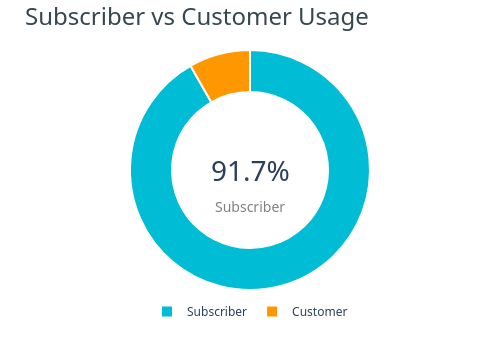

The code cell stored with this chart in its notebook:
### Code cell
user_counts = df['user_type'].value_counts()

fig3 = go.Figure(data=[go.Pie(
    labels=user_counts.index,
    values=user_counts.values,
    hole=0.65,
    marker=dict(
        colors=[COLORS['primary'], COLORS['secondary']],
        line=dict(width=2, color='white')
    ),
    textinfo='none',
    hoverinfo='label+percent'
)])

user_counts = df['user_type'].value_counts()
total = user_counts.sum()

max_label = user_counts.idxmax()
max_percent = (user_counts.max() / total) * 100
fig3.update_layout(
    title=dict(text='Subscriber vs Customer Usage', font=dict(size=24, color=COLORS['dark'])),
    template='plotly_white',
    height=350,
    width=500,
    font=dict(family="Segoe UI, Arial", size=12),
    paper_bgcolor='white',
    showlegend=True,
    legend=dict(orientation="h", yanchor="bottom", y=-0.15, x=0.5, xanchor="center"),
    margin=dict(l=40, r=40, t=50, b=60),
    annotations=[
        dict(
            text=f"{max_percent:.1f}%",
            x=0.5,
            y=0.5,
            font_size=28,
            showarrow=False,
            font_family="Segoe UI"
        ),
        dict(
            text=max_label,
            x=0.5,
            y=0.35,
            font_size=14,
            showarrow=False,
            font_color='gray'
        )
    ]
)

### Figure 1 — Plotly figure (JSON) as saved in the notebook; plotly's stock layout.template omitted (floating-point values rounded to 4 significant figures)
{"data": [{"hole": 0.65, "hoverinfo": "label+percent", "labels": ["Subscriber", "Customer"], "marker": {"colors": ["#00BCD4", "#FF9800"], "line": {"color": "white", "width": 2}}, "textinfo": "none", "type": "pie", "values": [151765, 13672]}], "layout": {"annotations": [{"font": {"family": "Segoe UI", "size": 28}, "showarrow": false, "text": "91.7%", "x": 0.5, "y": 0.5}, {"font": {"color": "gray", "size": 14}, "showarrow": false, "text": "Subscriber", "x": 0.5, "y": 0.35}], "font": {"family": "Segoe UI, Arial", "size": 12}, "height": 350, "legend": {"orientation": "h", "x": 0.5, "xanchor": "center", "y": -0.15, "yanchor": "bottom"}, "margin": {"b": 60, "l": 40, "r": 40, "t": 50}, "paper_bgcolor": "white", "showlegend": true, "title": {"font": {"color": "#37474F", "size": 24}, "text": "Subscriber vs Customer Usage"}, "width": 500}}
